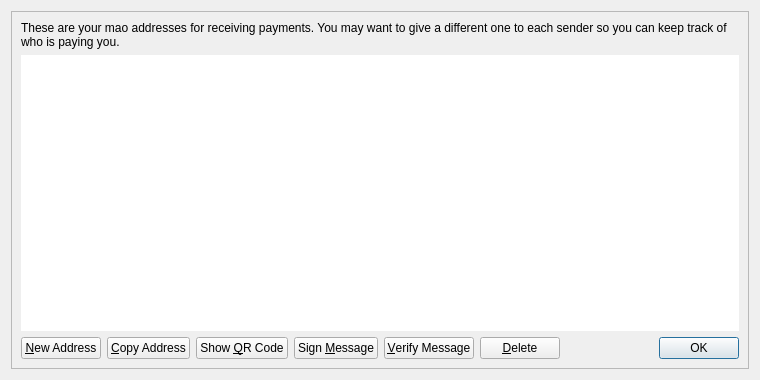
<?xml version="1.0" encoding="UTF-8"?>
<ui version="4.0">
 <class>AddressBookPage</class>
 <widget class="QWidget" name="AddressBookPage">
  <property name="geometry">
   <rect>
    <x>0</x>
    <y>0</y>
    <width>760</width>
    <height>380</height>
   </rect>
  </property>
  <property name="windowTitle">
   <string>Address Book</string>
  </property>
  <layout class="QVBoxLayout" name="verticalLayout_2">
   <item>
    <widget class="QFrame" name="frameMain">
     <property name="frameShape">
      <enum>QFrame::StyledPanel</enum>
     </property>
     <property name="frameShadow">
      <enum>QFrame::Raised</enum>
     </property>
     <layout class="QVBoxLayout" name="verticalLayout">
      <item>
       <widget class="QLabel" name="labelExplanation">
        <property name="text">
         <string>These are your mao addresses for receiving payments. You may want to give a different one to each sender so you can keep track of who is paying you.</string>
        </property>
        <property name="textFormat">
         <enum>Qt::PlainText</enum>
        </property>
        <property name="wordWrap">
         <bool>true</bool>
        </property>
       </widget>
      </item>
      <item>
       <widget class="QTableView" name="tableView">
        <property name="contextMenuPolicy">
         <enum>Qt::CustomContextMenu</enum>
        </property>
        <property name="toolTip">
         <string>Double-click to edit address or label</string>
        </property>
        <property name="frameShape">
         <enum>QFrame::NoFrame</enum>
        </property>
        <property name="tabKeyNavigation">
         <bool>false</bool>
        </property>
        <property name="alternatingRowColors">
         <bool>true</bool>
        </property>
        <property name="selectionMode">
         <enum>QAbstractItemView::SingleSelection</enum>
        </property>
        <property name="selectionBehavior">
         <enum>QAbstractItemView::SelectRows</enum>
        </property>
        <property name="sortingEnabled">
         <bool>true</bool>
        </property>
        <attribute name="verticalHeaderVisible">
         <bool>false</bool>
        </attribute>
       </widget>
      </item>
      <item>
       <layout class="QHBoxLayout" name="horizontalLayout">
        <item>
         <widget class="QPushButton" name="newAddressButton">
          <property name="toolTip">
           <string>Create a new address</string>
          </property>
          <property name="text">
           <string>&amp;New Address</string>
          </property>
          <property name="icon">
           <iconset resource="../bitcoin.qrc">
            <normaloff>:/icons/add</normaloff>:/icons/add</iconset>
          </property>
         </widget>
        </item>
        <item>
         <widget class="QPushButton" name="copyToClipboard">
          <property name="toolTip">
           <string>Copy the currently selected address to the system clipboard</string>
          </property>
          <property name="text">
           <string>&amp;Copy Address</string>
          </property>
          <property name="icon">
           <iconset resource="../bitcoin.qrc">
            <normaloff>:/icons/editcopy</normaloff>:/icons/editcopy</iconset>
          </property>
         </widget>
        </item>
        <item>
         <widget class="QPushButton" name="showQRCode">
          <property name="text">
           <string>Show &amp;QR Code</string>
          </property>
          <property name="icon">
           <iconset resource="../bitcoin.qrc">
            <normaloff>:/icons/qrcode</normaloff>:/icons/qrcode</iconset>
          </property>
         </widget>
        </item>
        <item>
         <widget class="QPushButton" name="signMessage">
          <property name="toolTip">
           <string>Sign a message to prove you own a mao address</string>
          </property>
          <property name="text">
           <string>Sign &amp;Message</string>
          </property>
          <property name="icon">
           <iconset resource="../bitcoin.qrc">
            <normaloff>:/icons/edit</normaloff>:/icons/edit</iconset>
          </property>
         </widget>
        </item>
        <item>
         <widget class="QPushButton" name="verifyMessage">
          <property name="toolTip">
           <string>Verify a message to ensure it was signed with a specified mao address</string>
          </property>
          <property name="text">
           <string>&amp;Verify Message</string>
          </property>
          <property name="icon">
           <iconset resource="../bitcoin.qrc">
            <normaloff>:/icons/transaction_0</normaloff>:/icons/transaction_0</iconset>
          </property>
         </widget>
        </item>
        <item>
         <widget class="QPushButton" name="deleteButton">
          <property name="toolTip">
           <string>Delete the currently selected address from the list</string>
          </property>
          <property name="text">
           <string>&amp;Delete</string>
          </property>
          <property name="icon">
           <iconset resource="../bitcoin.qrc">
            <normaloff>:/icons/remove</normaloff>:/icons/remove</iconset>
          </property>
         </widget>
        </item>
        <item>
         <spacer name="horizontalSpacer">
          <property name="orientation">
           <enum>Qt::Horizontal</enum>
          </property>
          <property name="sizeHint" stdset="0">
           <size>
            <width>40</width>
            <height>20</height>
           </size>
          </property>
         </spacer>
        </item>
        <item>
         <widget class="QDialogButtonBox" name="buttonBox">
          <property name="sizePolicy">
           <sizepolicy hsizetype="Maximum" vsizetype="Fixed">
            <horstretch>0</horstretch>
            <verstretch>0</verstretch>
           </sizepolicy>
          </property>
          <property name="standardButtons">
           <set>QDialogButtonBox::Ok</set>
          </property>
         </widget>
        </item>
       </layout>
      </item>
     </layout>
    </widget>
   </item>
  </layout>
 </widget>
 <resources>
  <include location="../bitcoin.qrc"/>
 </resources>
 <connections/>
</ui>
